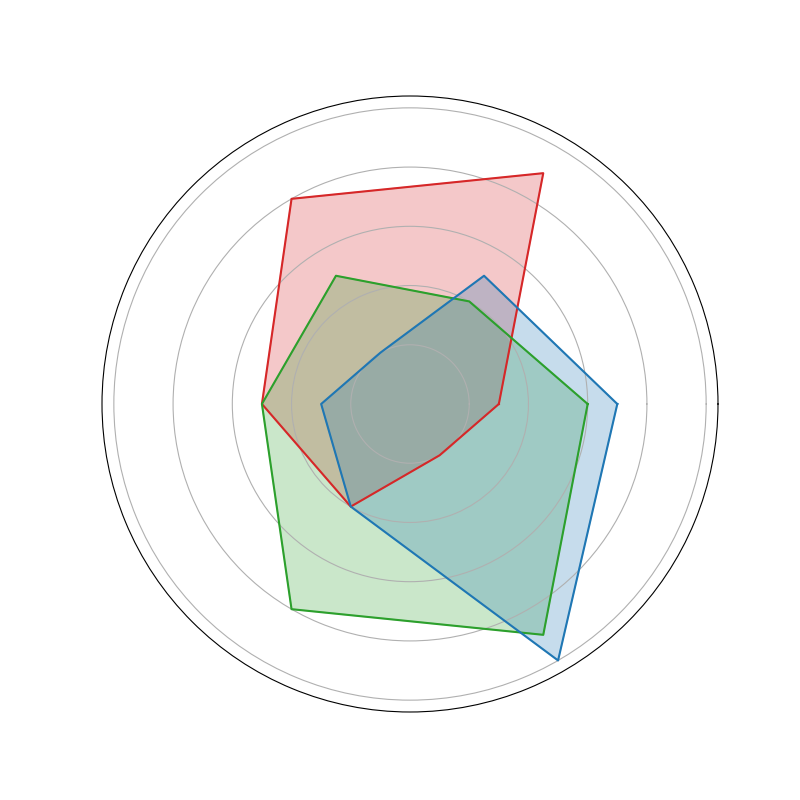

Write Python code to recreate this figure.
import matplotlib.pyplot as plt
import numpy as np

num_skills = 6

# Randomly altered skill levels
knight_skills = [3, 9, 8, 5, 4, 2] 
archer_skills = [6, 4, 5, 5, 8, 9]
mage_skills = [7, 5, 2, 3, 4, 10]

# Calculate angles for each skill
angles = np.linspace(0, 2 * np.pi, num_skills, endpoint=False).tolist()

# Complete the loop for the radar chart
knight_skills += knight_skills[:1]
archer_skills += archer_skills[:1]
mage_skills += mage_skills[:1]
angles += angles[:1]

fig, ax = plt.subplots(figsize=(8, 8), subplot_kw=dict(polar=True))

# Fill and plot for knight
ax.fill(angles, knight_skills, color='tab:red', alpha=0.25)
ax.plot(angles, knight_skills, color='tab:red', linewidth=1.5)

# Fill and plot for archer
ax.fill(angles, archer_skills, color='tab:green', alpha=0.25)
ax.plot(angles, archer_skills, color='tab:green', linewidth=1.5)

# Fill and plot for mage
ax.fill(angles, mage_skills, color='tab:blue', alpha=0.25)
ax.plot(angles, mage_skills, color='tab:blue', linewidth=1.5)

# Remove y-ticks and x-ticks
ax.set_yticklabels([])
ax.set_xticks([])

plt.show()
